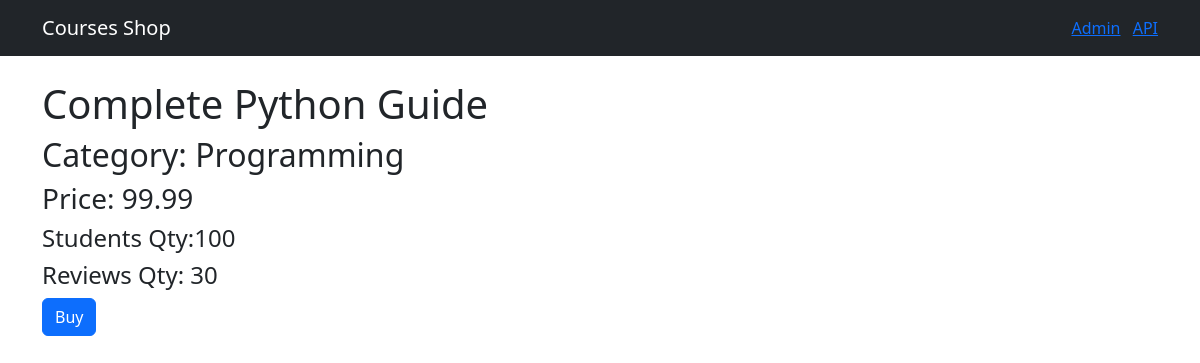
The page /1 on the database its author committed.
### shop/models.py (models this page shows, shortened)
class Course(models.Model):
    title = models.CharField(max_length=255)
    price = models.FloatField()
    students_qty = models.IntegerField()
    reviews_qty = models.IntegerField()
    created_at = models.DateTimeField(default=timezone.now)
    category = models.ForeignKey(Category, on_delete=models.CASCADE)

class Category(models.Model):
    title = models.CharField(max_length=300)
    created_at = models.DateTimeField(default=timezone.now)
    def __str__(self):
        return self.title

### shop/views.py (the view)
# urls.py: path('<int:course_id>', views.single_course, name="single_course")
def single_course(request, course_id):
    course = get_object_or_404(Course, pk=course_id)
    return render(request, 'shop/single_course.html', {'course': course})

### templates/shop/single_course.html (shortened to what this page needs)
{% extends 'base.html' %}
{% block content %}
<h1 class="mt-4">{{ course.title }}</h1>
<h2>Category: {{ course.category }}</h2>
<h3>Price: {{ course.price }}</h3>
<h4>Students Qty:{{ course.students_qty }}</h4>
<h4>Reviews Qty: {{ course.reviews_qty }}</h4>
<button class="btn btn-primary">Buy</button>
{% endblock %}

### rows shown on the page
Course: title "Complete Python Guide", category "Programming", price "99.99", students_qty "100", reviews_qty "30"
